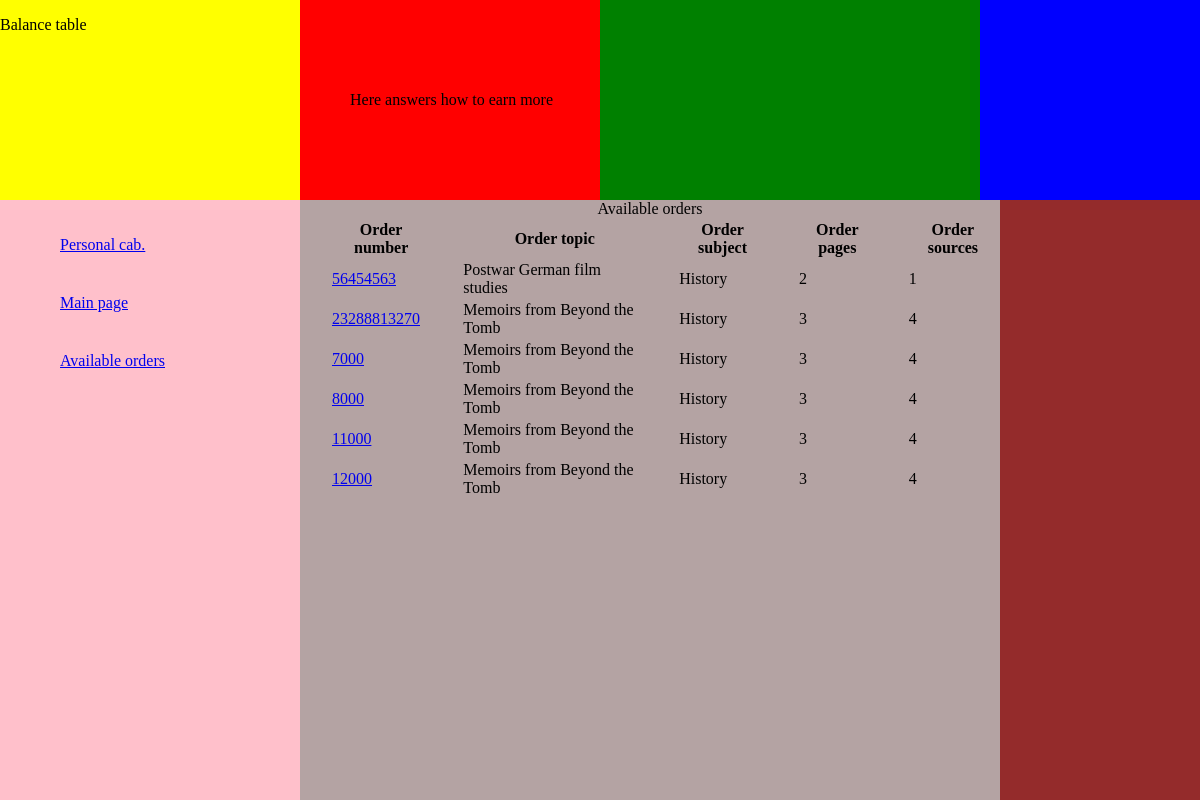
Page /available_orders/ (signed in) on the earlier database version.
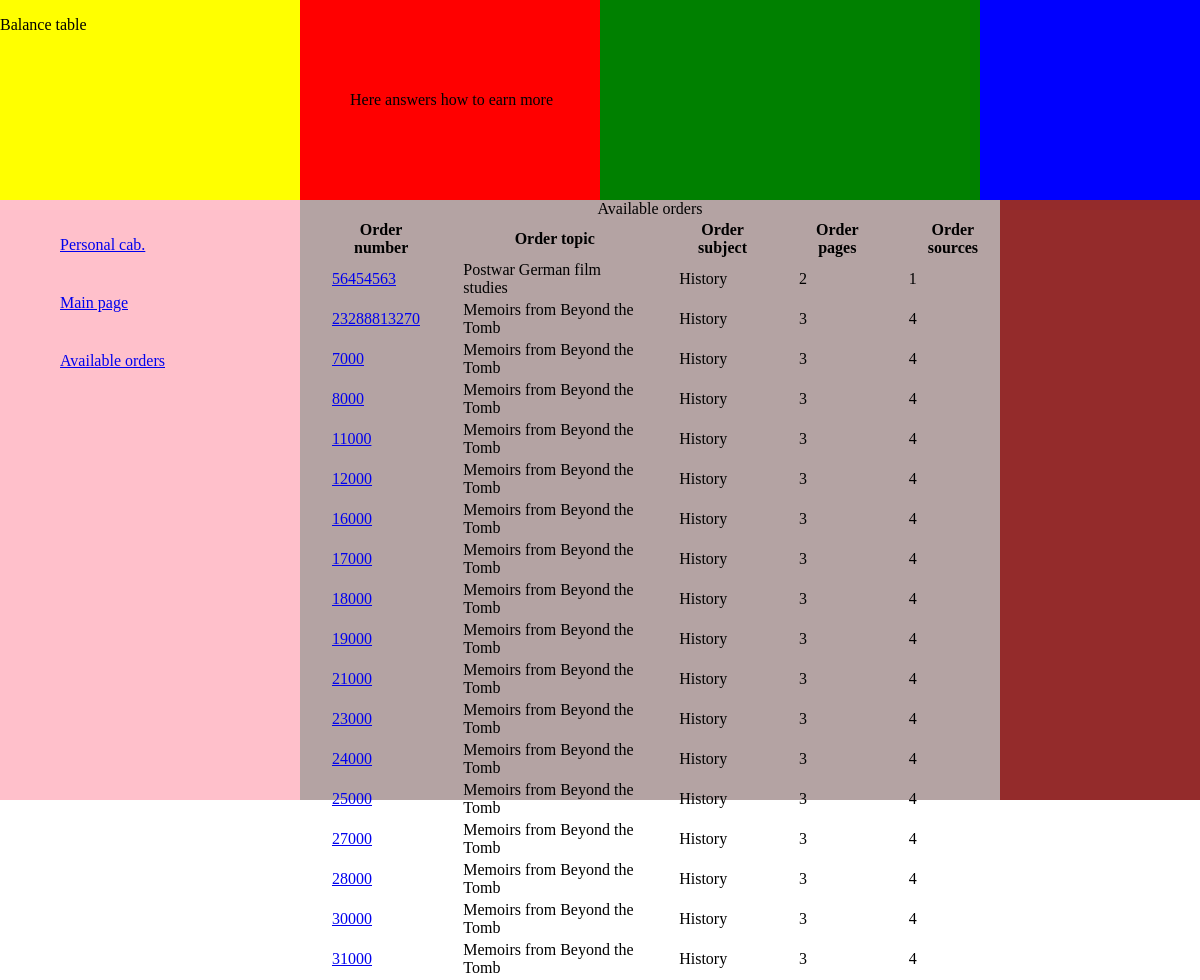
Same page on the later database version.
### app1/models.py (models this page shows, shortened)
class Order_model(models.Model):
	number = models.CharField(max_length=300)
	account = models.CharField(max_length=300, blank=True)
	files = models.CharField(max_length=300, blank=True)
	subject = models.CharField(max_length=300, blank=True)
	topic = models.CharField(max_length=300, blank=True)
	client_deadline = models.CharField(max_length=300, blank=True, null=True)
	price = models.DecimalField(max_digits=8, decimal_places=2, blank=True, null=True)
	number_of_pages = models.IntegerField(blank=True, null=True)
	spaced = models.CharField(max_length=300, blank=True)
	format = models.CharField(max_length=300, blank=True)
	number_of_sources = models.IntegerField(blank=True, null=True)
	abstract = models.BooleanField(blank=True, default=False)
	slieds = models.CharField(max_length=300, blank=True)
	questions = models.CharField(max_length=300, blank=True)
	problems = models.CharField(max_length=300, blank=True)
	paper_type = models.CharField(max_length=300, blank=True)
	assign_date = models.CharField(max_length=300, blank=True, null=True)
	details = models.CharField(max_length=300, blank=True)
	real_time_deadline = models.TimeField(blank=True, null=True)
	status = models.CharField(max_length=300, blank=True, default='available')
	writer_deadline = models.CharField(max_length=300, blank=True, null=True)
	writer_time = models.TimeField(blank=True, null=True)
	writer_number = models.CharField(max_length=300, blank=True)
	words_min = models.IntegerField(blank=True, null=True)
	writer = models.ForeignKey(User, null=True)
	writer_name = models.CharField(max_length=300, null=True)
	writer_email = models.EmailField(max_length=300, blank=True)
	send_date = models.CharField(max_length=300, blank=True, null=True)
	payment = models.DecimalField(max_digits=8, decimal_places=2, blank=True, null=True)
	payment_date = models.CharField(max_length=300, blank=True, null=True)
	client_num_of_order = models.CharField(max_length=300, blank=True)
	controller = models.ForeignKey(UserProfile, null=True)
	times_returned_for_revision = models.IntegerField(default=0)
	def get_absolut_url(self):
		return 'http://127.0.0.1:8000/' + self.number
	class Meta:
		verbose_name = 'Order'
		verbose_name_plural = 'Orders'

### app1/views.py (the view)
# urls.py: url(r'^available_orders/$', available_orders),
@login_required
def available_orders(request):
	orders = Order_model.objects.filter(status='available')
	return render(request, 'available_orders.html', {'orders':orders})

### app1/templates/available_orders.html (shortened to what this page needs)
<html>
<head>
</head>
<body>
	<header>
		<div class='header_container'>
			<div id='balance_table'>
				<p>Balance table</p>
			</div>
			<div id='how_to_earn_more'>
				<p>Here answers how to earn more</p>
			</div>
			<div id= 'rating_tarif_table'>
			</div>
			<div id='skills_salary'>
			</div>
			<button id='logout'>LOG OUT</button>
		</div>
	</header>
	<main>
		<div class='main_container'>
			<div id='my_orders'>
				<ul class='side_menu'>
					<li><a href="http://127.0.0.1:8000/personal_cabinet/">Personal cab.</a></li>
					<li><a href="http://127.0.0.1:8000">Main page</a></li>
					<li><a href="http://127.0.0.1:8000/available_orders/">Available orders</a></li>
				</ul>
			</div>
			<div id='main_part'>
				<table class='order_table'>
					{% if orders %}
					<caption>Available orders</caption>
					<thead>
						<tr>
						<th>Order number</th>
						<th>Order topic</th>
						<th>Order subject</th>
						<th>Order pages</th>
						<th>Order sources</th>
						</tr>
					</thead>
					<tbody>
						{% for order in orders %}
						<tr>
							<td><a href="{{order.get_absolut_url}}">{{order.number}}</a></td>
							<td>{{order.topic}}</td>
							<td>{{order.subject}}</td>
							<td>{{order.number_of_pages}}</td>
							<td>{{order.number_of_sources}}</td>
						</tr>
						{% endfor %}
					</tbody>
					{% endif %}
				</table>
			</div>
			<div id='shedule'>
			</div>
		</div>
	</main>
</body>
</html>

### app1/templates/available_orders.html (style rules this page uses)
.header_container { margin-top: -18px; }
#balance_table { position: absolute; top: 0; left: 0; width: 380px; height: 200px; background-color: yellow; }
#how_to_earn_more { position: absolute; top: 0; left: 300; width: 380px; height: 200px; background-color: red; }
#how_to_earn_more p { padding-top: 75px; padding-left: 50px; }
#skills_salary { position: absolute; top: 0; left: 600; width: 380px; height: 200px; background-color: green; }
#rating_tarif_table { position: absolute; top: 0; left: 900; width: 380px; height: 200px; background-color: blue; }
#my_orders { position: absolute; top: 200px; left: 0px; height: 600px; width: 380px; background-color: pink; }
.side_menu li { width: 200px; list-style: none; text-align: left; margin-top: 0px; margin-bottom: 0px; padding-top: 20px; padding-bottom: 20px; padding-left: 20px; }
.side_menu a { width: 100%; height: 100%; }
#main_part { position: absolute; top: 200px; left: 300px; height: 600px; width: 700px; background-color: #B4A3A3; }
#shedule { position: absolute; top: 200px; left: 1000px; height: 600px; width: 300px; background-color: #942B2B; }
.order_table th { padding-left: 30px; }
.order_table td { padding-left: 30px; }

Differences in the rows shown:
added Order_model: number "16000", topic "Memoirs from Beyond the Tomb", subject "History", number_of_pages "3", number_of_sources "4"
added Order_model: number "17000", topic "Memoirs from Beyond the Tomb", subject "History", number_of_pages "3", number_of_sources "4"
added Order_model: number "18000", topic "Memoirs from Beyond the Tomb", subject "History", number_of_pages "3", number_of_sources "4"
added Order_model: number "19000", topic "Memoirs from Beyond the Tomb", subject "History", number_of_pages "3", number_of_sources "4"
added Order_model: number "21000", topic "Memoirs from Beyond the Tomb", subject "History", number_of_pages "3", number_of_sources "4"
added Order_model: number "23000", topic "Memoirs from Beyond the Tomb", subject "History", number_of_pages "3", number_of_sources "4"
added Order_model: number "24000", topic "Memoirs from Beyond the Tomb", subject "History", number_of_pages "3", number_of_sources "4"
added Order_model: number "25000", topic "Memoirs from Beyond the Tomb", subject "History", number_of_pages "3", number_of_sources "4"
added Order_model: number "27000", topic "Memoirs from Beyond the Tomb", subject "History", number_of_pages "3", number_of_sources "4"
added Order_model: number "28000", topic "Memoirs from Beyond the Tomb", subject "History", number_of_pages "3", number_of_sources "4"
added Order_model: number "30000", topic "Memoirs from Beyond the Tomb", subject "History", number_of_pages "3", number_of_sources "4"
added Order_model: number "31000", topic "Memoirs from Beyond the Tomb", subject "History", number_of_pages "3", number_of_sources "4"
